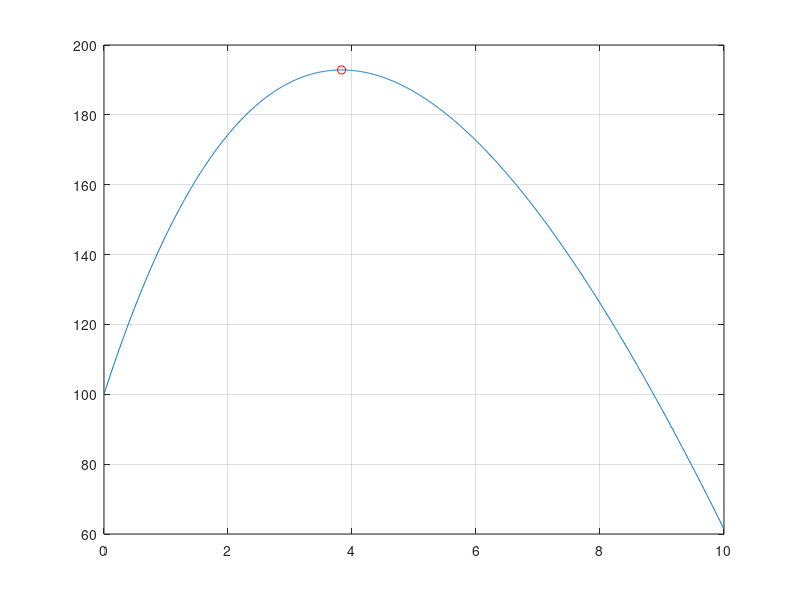

This figure's MATLAB source:

g = 9.81;
z0 = 100;
m = 80;
c = 15;
v0 = 55;
z = @(t)(100 + m/c*(v0+m*g/c)*(1-exp(-(c/m)*t))-m*g/c*t);

t = 0:0.01:10;
z_values = zeros(length(z),1);

for ii = 1:length(t)
  z_values(ii) = z(t(ii));
endfor

plot(t,z_values)
grid on
z_min = @(t)(100 + m/c*(v0+m*g/c)*(1-exp(-(c/m)*t))-m*g/c*t)*(-1);
t_star = fminbnd(z_min, 0, 10)
z(t_star)
hold on
plot(t_star, z(t_star), 'ro')
hold off
